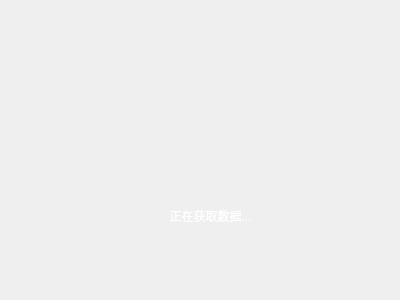
<?xml version="1.0" encoding="UTF-8"?>
<ui version="4.0">
 <class>ShadowWidget</class>
 <widget class="QWidget" name="ShadowWidget">
  <property name="geometry">
   <rect>
    <x>0</x>
    <y>0</y>
    <width>400</width>
    <height>300</height>
   </rect>
  </property>
  <property name="font">
   <font>
    <family>Microsoft YaHei UI Light</family>
   </font>
  </property>
  <property name="windowTitle">
   <string>Form</string>
  </property>
  <widget class="QLabel" name="gifLabel">
   <property name="geometry">
    <rect>
     <x>70</x>
     <y>110</y>
     <width>54</width>
     <height>12</height>
    </rect>
   </property>
   <property name="text">
    <string/>
   </property>
  </widget>
  <widget class="QLabel" name="tipLabel">
   <property name="geometry">
    <rect>
     <x>70</x>
     <y>200</y>
     <width>281</width>
     <height>31</height>
    </rect>
   </property>
   <property name="font">
    <font>
     <family>Microsoft YaHei UI Light</family>
    </font>
   </property>
   <property name="styleSheet">
    <string notr="true">color: rgb(255, 255, 255);</string>
   </property>
   <property name="text">
    <string>正在获取数据...</string>
   </property>
   <property name="alignment">
    <set>Qt::AlignCenter</set>
   </property>
  </widget>
 </widget>
 <resources/>
 <connections/>
</ui>
